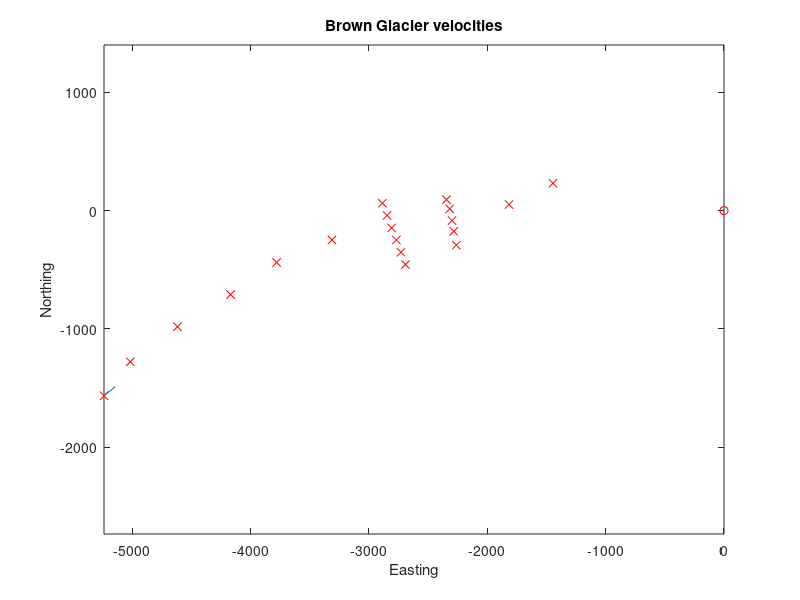

This chart was generated by the following MATLAB code: (Note: this script raises an error after producing the figure.)
data=load('velo.txt');
base=data(1,1:3);
poles=data(2:20,:);
x=(poles(:,2)-base(2))*60*1875*cos(base(1)/180*pi);
y=-(poles(:,1)-base(1))*60*1875;
figure(1)
clf
plot(x,y,'rx')
axis('equal')
hold on
plot(0,0,'ro')
title('Brown Glacier velocities');
xlabel('Easting');
ylabel('Northing');

v1=poles(:,6);
az1=poles(:,8)*pi/180;
vx1=v1.*sin(az1);
vy1=v1.*cos(az1);
err1=poles(:,9);
scale=2000;
for i=1:14
   plot([x(i),x(i)+scale*vx1(i)],[y(i),y(i)+scale*vy1(i)]);
   circle(x(i)+scale*vx1(i),y(i)+scale*vy1(i),scale*err1(i));
end
plot([-2000,-2000+scale*.1],[-2000,-2000]);
text(-2000,-2300,'10 cm/d')

pause

v2=poles(:,12);
az2=poles(:,14)*pi/180;
vx2=v2.*sin(az2);
vy2=v2.*cos(az2);
err2=poles(:,15);
for i=1:19
   plot([x(i),x(i)+scale*vx2(i)],[y(i),y(i)+scale*vy2(i)],'g');
   circle(x(i)+scale*vx2(i),y(i)+scale*vy2(i),scale*err2(i),'g');
end

pause

vlong=sqrt(vx2(1:10).^2+vy2(1:10).^2);
xlong=[0; cumsum(sqrt((diff(x(1:10))).^2+(diff(y(1:10))).^2))];
figure(2)
clf
plot(xlong,vlong);
title('Longitudinal velocity profile');
xlabel('Distance (m)')
ylabel('Velocity (md^{-1})')

pause

vtx1=[vx2(11:12); vx2(8); vx2(13:14)];
vty1=[vy2(11:12); vy2(8); vy2(13:14)];
vt1=sqrt(vtx1.^2+vty1.^2);
xt1=[x(11:12); x(8); x(13:14)];
yt1=[y(11:12); y(8); y(13:14)];
xtr1=[0; cumsum(sqrt((diff(xt1)).^2+(diff(yt1)).^2))];

vtx2=[vx2(15:17); vx2(7); vx2(18:19)];
vty2=[vy2(15:17); vy2(7); vy2(18:19)];
vt2=sqrt(vtx2.^2+vty2.^2);
xt2=[x(15:17); x(7); x(18:19)];
yt2=[y(15:17); y(7); y(18:19)];
xtr2=[0; cumsum(sqrt((diff(xt2)).^2+(diff(yt2)).^2))];

figure(3)
plot(xtr1,vt1,xtr2,vt2)
hold on
legend('BG40', 'BG35')
title('Transverse velocity profile')
xlabel('Distance (m)')
ylabel('Velocity (md^{-1})')
hold off
